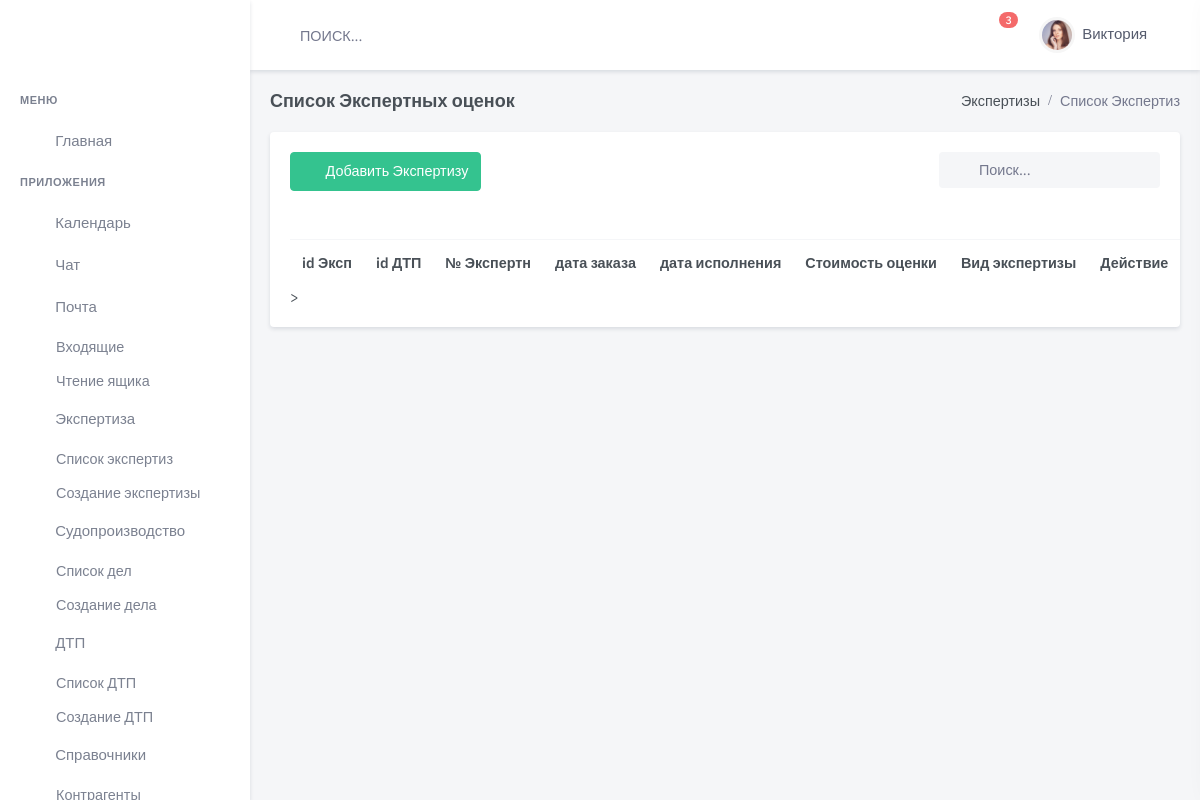
/expert/, run on an earlier commit of the app's database.
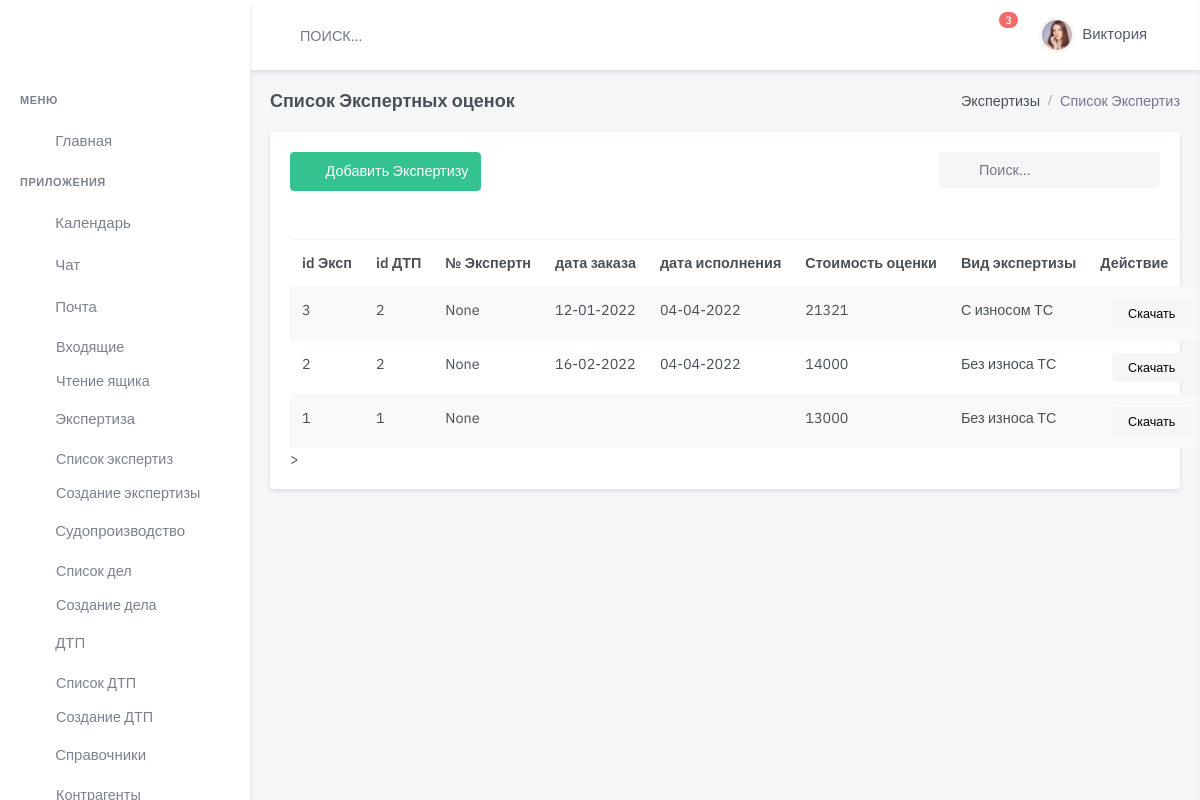
And on a later commit of the database.
### expert/models.py (models this page shows, shortened)
class Expert(models.Model):
    accident = models.ForeignKey(
        Accident,
        on_delete=models.CASCADE,
        verbose_name='Экспретиза',
        related_name='expert_accident',
        default=None,
        blank=True,
        null=True)
    client = models.ForeignKey(
        Client,
        on_delete=models.CASCADE,
        verbose_name='Заказчик экспертизы',
        related_name='expert_client',
        default=None,
        blank=True,
        null=True)
    type = models.ForeignKey(
        Type,
        on_delete=models.CASCADE,
        verbose_name='Вид экспертизы',
        related_name='expert_type',
        default=None,
        blank=True,
        null=True)
    car = models.ForeignKey(
        Car,
        on_delete=models.CASCADE,
        verbose_name='ТС Заказчика',
        related_name='expert_car',
        default=None,
        blank=True,
        null=True)
    num_doc = models.CharField(
        max_length=24,
        blank=True,
        null=True,
        default=None,
        verbose_name='Номер экспертизы')
    data_in = models.DateField(
        blank=True,
        null=True,
        default=None,
        verbose_name='Дата отправления эксперту')
    data_out = models.DateField(
        blank=True,
        null=True,
        default=None,
        verbose_name='Дата ответа эксперта')
    price_nwear =models.PositiveIntegerField(
        blank=True,
        null=True,
        default=0,
        verbose_name='ВР без износа')
    price_wwear =models.PositiveIntegerField(
        blank=True,
        null=True,
        default=0,
        verbose_name='ВР с износом')
    price_mmarket=models.PositiveIntegerField(
        blank=True,
        null=True,
        default=0,
        verbose_name='Средняя по рынку')
    price_uleftovers = models.PositiveIntegerField(
        blank=True,
        null=True,
        default=0,
        verbose_name='Годные остатки')
    price_uts = models.PositiveIntegerField(
        blank=True,
        null=True,
        default=0,
        verbose_name='Сумма УТС')
    price_summa = models.PositiveIntegerField(
        blank=True,
        null=True,
        default=0,
        verbose_name='Сумма ущерба')
    comment = models.TextField(
        max_length=100000,
        blank=True,
        null=True,
        default=None,
        verbose_name='Коментарий')
    summa_exp = models.PositiveIntegerField(
        blank=True,
        null=True,
        default=0,
        verbose_name='Стоимость экспертизы')
    contragent = models.ForeignKey(
        Company,
        on_delete=models.CASCADE,
        blank=True,
        null=True,
        default=None,
        related_name='contragent',
        verbose_name='Контрагент')
    file_expert = models.FileField(
        upload_to='upload/doc_expert/file/',
        blank=True,
        null=True,
        default=None,
        verbose_name='Файл Экспертизы')
    file_invoce = models.FileField(
        upload_to='upload/doc_expert/invoice/',
        blank=True,
        null=True,
        default=None,
        verbose_name='Файл скан чека')
    is_active = models.BooleanField(default=True)
    created = models.DateTimeField(auto_now_add=True, auto_now=False)
    updated = models.DateTimeField(auto_now_add=False, auto_now=True)
    class Meta:
        verbose_name = "Экспертиза  "
        verbose_name_plural = "Экспертные оценки"
        ordering = ['-created']

class Type(models.Model):
    name = models.CharField(
        max_length=100,
        blank=True,
        null=True,
        default=None,
        verbose_name='Вид')
    comment = models.CharField(
        max_length=100,
        blank=True,
        null=True,
        default=None,
        verbose_name='Комментарий')
    is_active = models.BooleanField(default=True)
    created = models.DateTimeField(auto_now_add=True, auto_now=False)
    updated = models.DateTimeField(auto_now_add=False, auto_now=True)
    def __str__(self):
        return "%s" % self.name
    class Meta:
        verbose_name = 'Вид экспертизы'
        verbose_name_plural = 'Виды экспертизы'

### accident/models.py (models this page shows, shortened)
class Accident(models.Model):
    status = models.ForeignKey(
        Status,
        on_delete=models.CASCADE,
        related_name='status_acc',
        blank=True,
        null=True, verbose_name='Статус  дела о ДТП')
    data = models.DateField(
        blank=True,
        null=True,
        default=None,
        verbose_name='Дата ДТП ')
    time = models.TimeField(
        blank=True,
        null=True,
        default=None,
        verbose_name='Время ДТП ')
    location_accident = models.CharField(
        max_length=400,
        blank=True,
        default=None,
        verbose_name='Место ДТП')
    number = models.CharField(
        max_length=24,
        blank=True,
        null=True,
        default=None,
        verbose_name='Номер протокола')
    dtp_doc = models.ForeignKey(
        AccidentDoc,
        on_delete=models.CASCADE,
        related_name='dtp_doc',
        blank=True,
        null=True, verbose_name='Документ Основание ')
    file_doc = models.FileField(
        upload_to='upload/protokol_doc/',
        null=True, default=None,
        verbose_name="Файл Основание",
        blank=True, )
    dtp_pos = models.ForeignKey(
        AccidentPos,
        on_delete=models.CASCADE,
        related_name='AccidentPos',
        blank=True,
        null=True,
        verbose_name='Документ Постановление ')
    file_pos = models.FileField(
        upload_to='upload/protokol_pos/',
        null=True,
        default=None,
        blank=True,
        verbose_name="Файл Постановление")
    court_info = models.ForeignKey(
        InfoCourt,
        on_delete=models.CASCADE,
        related_name='court_info',
        blank=True,
        null=True, verbose_name='Инфо о Судопроизводстве')
    data_insurance = models.DateField(
        blank=True,
        null=True,
        default=None,
        verbose_name='Дата обращения в Страховую')
    message = models.CharField(
        max_length=100000,
        blank=True,
        null=True,
        default=None,
        verbose_name='Комментарий')
    slug = models.SlugField(max_length=200, default=uuid.uuid1)
    is_active = models.BooleanField(default=True)
    created = models.DateTimeField(auto_now_add=True, auto_now=False)
    updated = models.DateTimeField(auto_now_add=False, auto_now=True)
    class Meta:
        verbose_name = "ДТП  "
        verbose_name_plural = "ДТП"
        ordering = ['-created']

### expert/views.py (the view)
# urls.py: path('', expert_list, name='expert-list'),
def expert_list(request):
    expert_list = Expert.objects.all()
    return render(request, 'dist/expert/list.html', {'results': expert_list})

### templates/dist/expert/list.html (shortened to what this page needs)
{% extends 'dist/index.html' %}
{% load static %}
{% block content %}
  <div class="main-content">
    <div class="page-content">
      <div class="container-fluid">
        <div class="row">
          <div class="col-12">
            <div class="page-title-box d-flex align-items-center justify-content-between">
              <h4 class="mb-0">Список Экспертных оценок</h4>
              <div class="page-title-right">
                <ol class="breadcrumb m-0">
                  <li class="breadcrumb-item"><a href="javascript: void(0);">Экспертизы</a></li>
                  <li class="breadcrumb-item active">Список Экспертиз</li>
                </ol>
              </div>
            </div>
          </div>
        </div>
        <div class="row">
          <div class="col-lg-12">
            <div class="card">
              <div class="card-body">
                <div class="row mb-2">
                  <div class="col-md-6">
                    <div class="mb-3">
                      <a href="{% url 'expert-new' %}"
                         class="btn btn-success waves-effect waves-light"><i
                          class="mdi mdi-plus me-2"></i> Добавить Экспертизу</a>
                    </div>
                  </div>
                  <div class="col-md-6">
                    <div class="form-inline float-md-end mb-3">
                      <div class="search-box ms-2">
                        <div class="position-relative">
                          <input type="text" class="form-control rounded bg-light border-0"
                                 placeholder="Поиск...">
                          <i class="mdi mdi-magnify search-icon"></i>
                        </div>
                      </div>
                    </div>
                  </div>
                </div>
                <table class="table-responsive mb-4">
                  <table class="table table-striped table-nowrap mb-0">
                    <thead>
                    <tr>
                      <th scope="col">id Эксп</th>
                      <th scope="col">id ДТП</th>
                      <th scope="col">№ Экспертн</th>
                      <th scope="col">дата заказа</th>
                      <th scope="col">дата исполнения</th>
                      <th scope="col">Стоимость оценки</th>
                      <th scope="col">Вид экспертизы</th>
                      <th scope="col" style="width: 200px;">Действие</th>
                    </tr>
                    </thead>
                    <tbody>
                    {% for item in results %}
                      <tr>
                        <td>
                          <a href="/expert/edit/{{ item.id }}/" class="text-body">{{ item.id }}</a>
                        </td>
                        <td><a href="/expert/edit/{{ item.id }}/" class="text-body">{{ item.accident.id }}</a>
                        </td>
                        <td>{{ item.num_doc }}</td>
                        <td>{{ item.data_in |date:"d-m-Y" }}</td>
                        <td>{{ item.data_out|date:"d-m-Y" }}</td>
                        <td>{{ item.summa_exp }}</td>
                        <td>{{ item.type }}</td>
                        <td>
                          <ul class="list-inline mb-0">
                            <li class="list-inline-item dropdown">
                              <a>
                                <div>
                                  <button class="btn btn-light btn-sm w-xs">Скачать</button>
                                </div>
                              </a>
                            </li>
                          </ul>
                        </td>
                      </tr>
                    {% endfor %}
                    </tbody>
                  </table>
                  >
                </table>
              </div>
            </div>
          </div>
        </div>
      </div>
    </div>
  </div>
{% endblock content %}

What changed in the data, as far as the page shows it:
added Expert: id "3", accident.id "2", num_doc "None", data_in "12-01-2022", data_out "04-04-2022", summa_exp "21321", type "С износом ТС"
added Expert: id "2", accident.id "2", num_doc "None", data_in "16-02-2022", data_out "04-04-2022", summa_exp "14000", type "Без износа ТС"
added Expert: id "1", accident.id "1", num_doc "None", summa_exp "13000", type "Без износа ТС"
